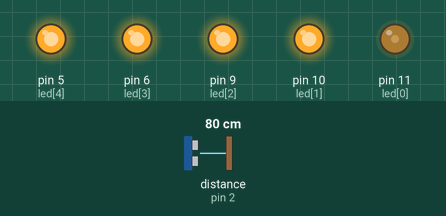
Recording of a sketch running on a simulated Arduino Uno, built with avr-gcc and run on an emulated ATmega328P. Parts: output pins drawn as LEDs (lit = HIGH). Wiring (inferred from the names in the program): ultrasonic range finder: trigger pin 3; echo pin 2. Dashed ring = blinking. The inputs (shaded band) are chosen by the test bench; at power-on: distance to the obstacle (sensor on pin 2) 80 cm. The echo pulse lasts 58.3 µs per cm; pins used as bus, display or sensor lines are not drawn.

Above: at 1.2 s.
1.3 s: distance to the obstacle (sensor on pin 2) set to 4 cm
At 1.31 s:
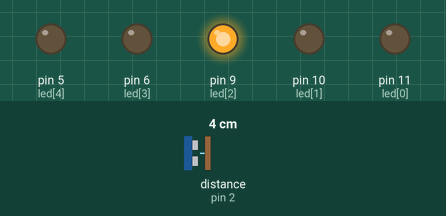
4.3 s: distance to the obstacle (sensor on pin 2) set to 2 cm
At 5.2 s:
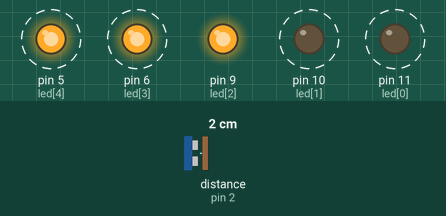
7.3 s: distance to the obstacle (sensor on pin 2) set to 9 cm
At 7.36 s:
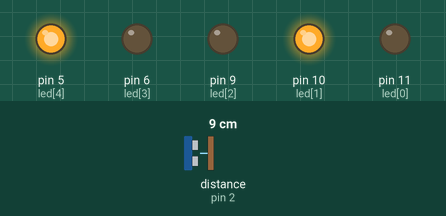
10.3 s: distance to the obstacle (sensor on pin 2) set to 18 cm
At 10.34 s:
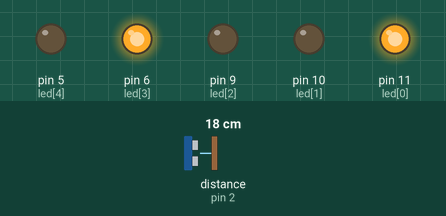
13.3 s: distance to the obstacle (sensor on pin 2) set to 6 cm
At 14.8 s:
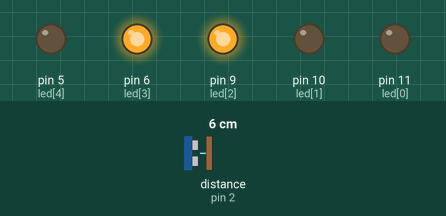
16.3 s: distance to the obstacle (sensor on pin 2) set to 120 cm
Timing chart, 0 to 20.3 s (numbered marks = the images above; inputs shaded):
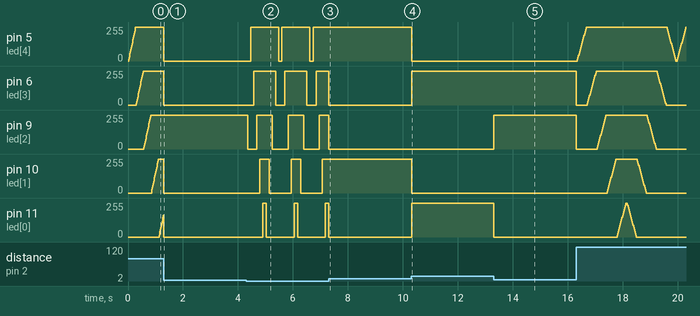

The sketch:

Programa_4.ino
```cpp
//Ian Kersz - Cartão UFRGS: 00338368
//15.03.22

//Os LEDs viram um contador de distancia entre 2 e 31cm
//Após isso, LEDs acendem em ordem crescente e apagam em ordem decrescente gradualmente

//Variaveis e Definições globais
const int led[5] = {11, 10, 9, 6, 5};  //Portas dos LEDs
const int trigPin = 3, echoPin = 2; //Portas do sensor
int bri = 0, fade = 15, m = 4, l = 0; // Brightness, o quanto PWM varia, contadores pros LEDs

float sensor()    //Função para ativar o sensor e converter o tempo para distancia
{
    float distancia = 0, dur = 0;

    digitalWrite(trigPin, 0);
    delayMicroseconds(2);
    digitalWrite(trigPin, 1);
    delayMicroseconds(10);
    digitalWrite(trigPin, 0);
    dur = pulseIn(echoPin, 1);
    distancia = (dur / 2.0) * 0.034029;

    return distancia;   //Retorna a distancia
}

void reset() //Função para resetar as variaveis do fade
{
    l = 0;
    m = 4;
    fade = 15;
    bri = 0;
}

void setup()    //Setup das portas do arduino
{
    Serial.begin(9600);
    for (int i = 0; i <= 4; i++)  //Loop para configurar todos os LEDs
        pinMode(led[i], OUTPUT);

    pinMode(trigPin, OUTPUT); //Output pin do sensor
    pinMode(echoPin, INPUT); //Input pin do sensor
}

void loop() //Loop de execução do arduino
{
    int arr[9] = {0}, k = 9, x = 0, d = 0;   //Definição das variaveis para contar
    //Array de tamanho 9 pois a distancia maxima do sensor é 500 cm, assim não causando overflow (2^9 = 512)
    //Contador só mede até 32 cm
    x = d = round(sensor()); //Duplicação da variavel d em x

    if(d > 2 && d < 32) //Teste para só contar se a d é entre 2 e 32 cm
    {
        while (x!=0) //Transforma a d em decimal para binario e coloca no bit correto do array
        {
            arr[k] = x % 2;
            x = x/2;
            k--;
        }
        for (int j = 0; j <= 9; j++)  //Loop On/Off LED da posição j
        {
            if (arr[j] == 1)
                digitalWrite(led[j-5], 1);
            else
                digitalWrite(led[j-5], 0);
        }
        delay(50);
        for (int i = 4; i >= 0; i--) //Apaga todos
            digitalWrite(led[i], 0);
        reset();
    }
    else //Caso a distancia seja maior pisca
    {
        analogWrite(led[m], bri); //Escreve bri para o LED m
        bri = bri + fade; //Adiciona a variação ao bri
        if (l <= 4) //Contador para saber se chegamos no quinto LED em potencia maxima
        {
            if (bri > 255) //Reset de bri e passa para o proximo LED na cadeia
            {
                bri = 0;
                m--;
                l++;
            }
        }
        else //Após chegar no ultimo LED e potencia Max
        {
            if (bri < 0) //Reset de bri e passa para o LED anterior na cadeia
            {
                bri = 255;
                m++;
            }
        }
        if (m == -1) //Troca o sinal da variação pra poder apagar em ordem reversa
            fade = -fade;
        if (m == 5) //Reset do Loop inteiro de LEDs
            reset();
        delay(5);
    }
}
```

Measured:
- after the input at 1.3 s, pin 9 (led[2]): stops changing and stays 255/255
- after the input at 4.3 s, pin 5 (led[4]): alternates 255/255 for 1.0 s and 0/255 for 0.11 s, starting after 0.16 s; pin 6 (led[3]): alternates 255/255 for 0.80 s and 0/255 for 0.34 s, starting after 0.27 s
- after the input at 7.3 s, pin 5 (led[4]), pin 10 (led[1]): stops changing and stays 255/255; pin 11 (led[0]): goes on until 7.3 s, then stays 0/255
- after the input at 10.3 s, pin 5 (led[4]), pin 10 (led[1]): 255/255 → 0/255 at once; pin 6 (led[3]), pin 11 (led[0]): 0/255 → 255/255 at once
- after the input at 13.3 s, pin 9 (led[2]): 0/255 → 255/255 at once; pin 11 (led[0]): 255/255 → 0/255 at once
- after the input at 16.3 s, pin 10 (led[1]): rises from 0/255 to 255/255 in 0.32 s, then falls to 0/255 in 1.1 s; pin 11 (led[0]): rises from 0/255 to 255/255 in 0.32 s, then falls to 0/255 in 0.38 s
